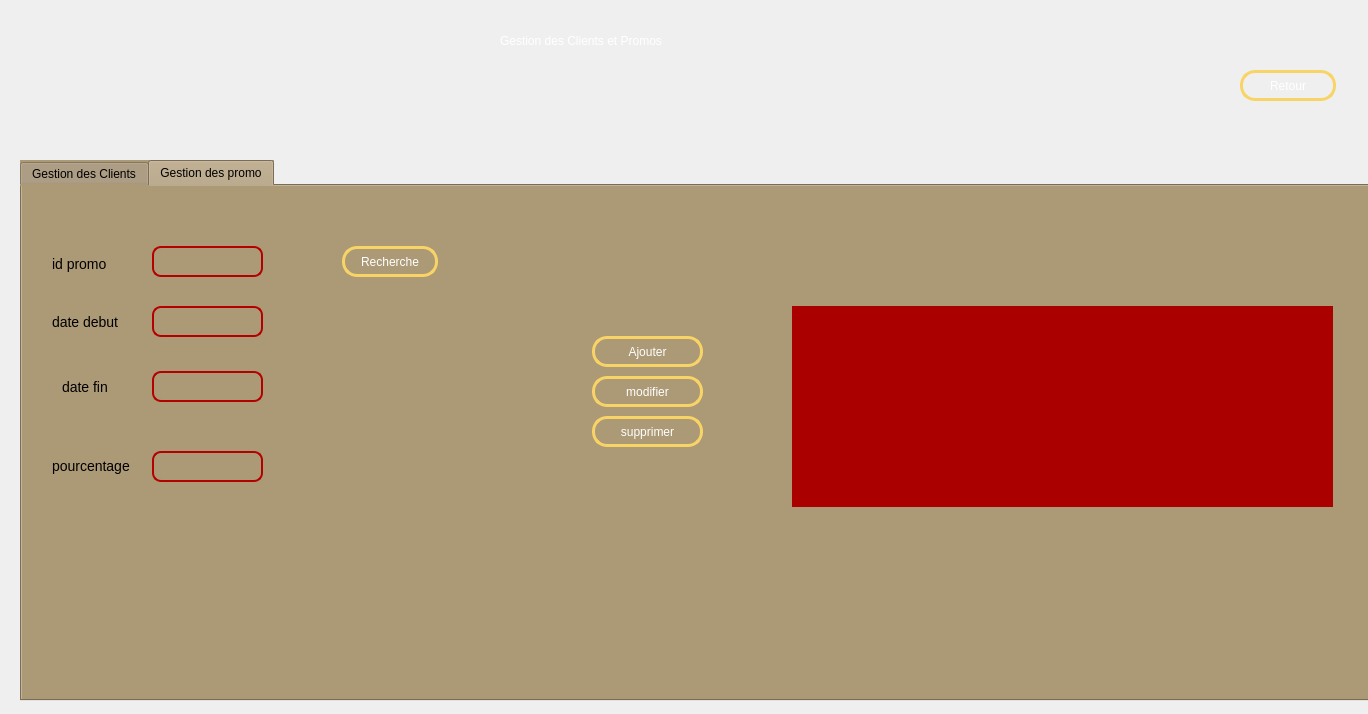
<?xml version="1.0" encoding="UTF-8"?>
<ui version="4.0">
 <class>mainwindowR</class>
 <widget class="QDialog" name="mainwindowR">
  <property name="geometry">
   <rect>
    <x>0</x>
    <y>0</y>
    <width>1368</width>
    <height>714</height>
   </rect>
  </property>
  <property name="windowTitle">
   <string>Dialog</string>
  </property>
  <widget class="QTabWidget" name="tabWidget_2">
   <property name="geometry">
    <rect>
     <x>20</x>
     <y>160</y>
     <width>1351</width>
     <height>541</height>
    </rect>
   </property>
   <property name="styleSheet">
    <string notr="true">*
{
background:#ac9976;
}</string>
   </property>
   <property name="currentIndex">
    <number>1</number>
   </property>
   <widget class="QWidget" name="tab_4">
    <attribute name="title">
     <string>Gestion des Clients</string>
    </attribute>
    <widget class="QTableView" name="tabclient">
     <property name="geometry">
      <rect>
       <x>730</x>
       <y>80</y>
       <width>581</width>
       <height>191</height>
      </rect>
     </property>
     <property name="styleSheet">
      <string notr="true">QWidget {
    background-color: #aa0000;
    color: #fffff8;
}
QTableView{border: 6px solid #aa0000; /*other code about padding background stc*/ ;}
QHeaderView::section {
    background-color: #aaaa7f;
    padding: 4px;
    border: 1px solid #fffff8;
    font-size: 8pt;
}

QTableWidget {
    gridline-color: #ff4842;
    font-size: 9pt;
}

QTableWidget QTableCornerButton::section {
    background-color: #ff4842;
    border: 1px solid #fffff8;
}</string>
     </property>
    </widget>
    <widget class="QPushButton" name="modifierclient">
     <property name="geometry">
      <rect>
       <x>560</x>
       <y>180</y>
       <width>101</width>
       <height>31</height>
      </rect>
     </property>
     <property name="styleSheet">
      <string notr="true"> QPushButton {
color: #ffffff;
border: 3px solid #f8d466;
font: 8pt &quot;MS Reference Sans Serif&quot;;
border-radius: 15px;
padding: 5px;
background: qradialgradient(cx: 0.3, cy: -0.4,
fx: 0.3, fy: -0.4,
radius: 3, stop: 0 #aa3118, stop: 1 #550000);
min-width: 80px;
}

QPushButton:hover {
background: qradialgradient(cx: 0.3, cy: -0.4,
fx: 0.3, fy: -0.4,
radius: 3, stop: 0 #aa3118, stop: 1 #552a2a);
}

 QPushButton:pressed {
background: qradialgradient(cx: 0.4, cy: -0.1,
fx: 0.4, fy: -0.1,
radius: 3, stop: 0 #aa3118, stop: 1 #554040);
}</string>
     </property>
     <property name="text">
      <string>Modifier</string>
     </property>
    </widget>
    <widget class="QPushButton" name="supprimerclient">
     <property name="geometry">
      <rect>
       <x>560</x>
       <y>220</y>
       <width>101</width>
       <height>31</height>
      </rect>
     </property>
     <property name="styleSheet">
      <string notr="true"> QPushButton {
color: #ffffff;
border: 3px solid #f8d466;
font: 8pt &quot;MS Reference Sans Serif&quot;;
border-radius: 15px;
padding: 5px;
background: qradialgradient(cx: 0.3, cy: -0.4,
fx: 0.3, fy: -0.4,
radius: 3, stop: 0 #aa3118, stop: 1 #550000);
min-width: 80px;
}

QPushButton:hover {
background: qradialgradient(cx: 0.3, cy: -0.4,
fx: 0.3, fy: -0.4,
radius: 3, stop: 0 #aa3118, stop: 1 #552a2a);
}

 QPushButton:pressed {
background: qradialgradient(cx: 0.4, cy: -0.1,
fx: 0.4, fy: -0.1,
radius: 3, stop: 0 #aa3118, stop: 1 #554040);
}</string>
     </property>
     <property name="text">
      <string>Supprimer</string>
     </property>
    </widget>
    <widget class="QPushButton" name="ajouterclient">
     <property name="geometry">
      <rect>
       <x>560</x>
       <y>140</y>
       <width>101</width>
       <height>31</height>
      </rect>
     </property>
     <property name="styleSheet">
      <string notr="true"> QPushButton {
color: #ffffff;
border: 3px solid #f8d466;
font: 8pt &quot;MS Reference Sans Serif&quot;;
border-radius: 15px;
padding: 5px;
background: qradialgradient(cx: 0.3, cy: -0.4,
fx: 0.3, fy: -0.4,
radius: 3, stop: 0 #aa3118, stop: 1 #550000);
min-width: 80px;
}

QPushButton:hover {
background: qradialgradient(cx: 0.3, cy: -0.4,
fx: 0.3, fy: -0.4,
radius: 3, stop: 0 #aa3118, stop: 1 #552a2a);
}

 QPushButton:pressed {
background: qradialgradient(cx: 0.4, cy: -0.1,
fx: 0.4, fy: -0.1,
radius: 3, stop: 0 #aa3118, stop: 1 #554040);
}</string>
     </property>
     <property name="text">
      <string>Ajouter</string>
     </property>
    </widget>
    <widget class="QPushButton" name="pb_tri">
     <property name="geometry">
      <rect>
       <x>740</x>
       <y>40</y>
       <width>96</width>
       <height>31</height>
      </rect>
     </property>
     <property name="styleSheet">
      <string notr="true"> QPushButton {
color: #ffffff;
border: 3px solid #f8d466;
font: 8pt &quot;MS Reference Sans Serif&quot;;
border-radius: 15px;
padding: 5px;
background: qradialgradient(cx: 0.3, cy: -0.4,
fx: 0.3, fy: -0.4,
radius: 3, stop: 0 #aa3118, stop: 1 #550000);
min-width: 80px;
}

QPushButton:hover {
background: qradialgradient(cx: 0.3, cy: -0.4,
fx: 0.3, fy: -0.4,
radius: 3, stop: 0 #aa3118, stop: 1 #552a2a);
}

 QPushButton:pressed {
background: qradialgradient(cx: 0.4, cy: -0.1,
fx: 0.4, fy: -0.1,
radius: 3, stop: 0 #aa3118, stop: 1 #554040);
}</string>
     </property>
     <property name="text">
      <string>Trier selon cin</string>
     </property>
    </widget>
    <widget class="QLabel" name="label">
     <property name="geometry">
      <rect>
       <x>36</x>
       <y>43</y>
       <width>51</width>
       <height>21</height>
      </rect>
     </property>
     <property name="styleSheet">
      <string notr="true">*
{
font:  4px &quot;Yu Gothic UI Semibold&quot;;
font-size:14px;

}</string>
     </property>
     <property name="text">
      <string>CIN</string>
     </property>
    </widget>
    <widget class="QLabel" name="label_2">
     <property name="geometry">
      <rect>
       <x>30</x>
       <y>90</y>
       <width>51</width>
       <height>20</height>
      </rect>
     </property>
     <property name="styleSheet">
      <string notr="true">*
{
font:  4px &quot;Yu Gothic UI Semibold&quot;;
font-size:14px;

}</string>
     </property>
     <property name="text">
      <string>Nom</string>
     </property>
    </widget>
    <widget class="QLabel" name="label_3">
     <property name="geometry">
      <rect>
       <x>30</x>
       <y>150</y>
       <width>47</width>
       <height>14</height>
      </rect>
     </property>
     <property name="styleSheet">
      <string notr="true">*
{
font:  4px &quot;Yu Gothic UI Semibold&quot;;
font-size:14px;

}</string>
     </property>
     <property name="text">
      <string>Prenom</string>
     </property>
    </widget>
    <widget class="QLabel" name="label_4">
     <property name="geometry">
      <rect>
       <x>10</x>
       <y>200</y>
       <width>121</width>
       <height>20</height>
      </rect>
     </property>
     <property name="styleSheet">
      <string notr="true">*
{
font:  4px &quot;Yu Gothic UI Semibold&quot;;
font-size:14px;

}</string>
     </property>
     <property name="text">
      <string>Date de naissance</string>
     </property>
    </widget>
    <widget class="QLabel" name="label_15">
     <property name="geometry">
      <rect>
       <x>40</x>
       <y>250</y>
       <width>47</width>
       <height>14</height>
      </rect>
     </property>
     <property name="styleSheet">
      <string notr="true">*
{
font:  4px &quot;Yu Gothic UI Semibold&quot;;
font-size:14px;

}</string>
     </property>
     <property name="text">
      <string>sexe</string>
     </property>
    </widget>
    <widget class="QLabel" name="label_16">
     <property name="geometry">
      <rect>
       <x>20</x>
       <y>290</y>
       <width>81</width>
       <height>16</height>
      </rect>
     </property>
     <property name="styleSheet">
      <string notr="true">*
{
font:  4px &quot;Yu Gothic UI Semibold&quot;;
font-size:14px;

}</string>
     </property>
     <property name="text">
      <string>Situation familial</string>
     </property>
    </widget>
    <widget class="QLineEdit" name="lineEditCIN">
     <property name="geometry">
      <rect>
       <x>140</x>
       <y>40</y>
       <width>111</width>
       <height>31</height>
      </rect>
     </property>
     <property name="styleSheet">
      <string notr="true">QLineEdit
{
border-radius:9px;
border: 2px solid #b50000;
background: qradialgradient(cx: 0.3, cy: -0.4,
fx: 0.0, fy: -0.0,
radius: 1.89, stop: 0 #ffffff, stop: 1 #999);
}
</string>
     </property>
    </widget>
    <widget class="QLineEdit" name="lineEdit_2">
     <property name="geometry">
      <rect>
       <x>140</x>
       <y>90</y>
       <width>111</width>
       <height>31</height>
      </rect>
     </property>
     <property name="styleSheet">
      <string notr="true">QLineEdit
{
border-radius:9px;
border: 2px solid #b50000;
background: qradialgradient(cx: 0.3, cy: -0.4,
fx: 0.0, fy: -0.0,
radius: 1.89, stop: 0 #ffffff, stop: 1 #999);
}
</string>
     </property>
    </widget>
    <widget class="QLineEdit" name="lineEdit_3">
     <property name="geometry">
      <rect>
       <x>140</x>
       <y>140</y>
       <width>111</width>
       <height>31</height>
      </rect>
     </property>
     <property name="styleSheet">
      <string notr="true">QLineEdit
{
border-radius:9px;
border: 2px solid #b50000;
background: qradialgradient(cx: 0.3, cy: -0.4,
fx: 0.0, fy: -0.0,
radius: 1.89, stop: 0 #ffffff, stop: 1 #999);
}
</string>
     </property>
    </widget>
    <widget class="QLineEdit" name="lineEdit_5">
     <property name="geometry">
      <rect>
       <x>140</x>
       <y>290</y>
       <width>111</width>
       <height>31</height>
      </rect>
     </property>
     <property name="styleSheet">
      <string notr="true">QLineEdit
{
border-radius:9px;
border: 2px solid #b50000;
background: qradialgradient(cx: 0.3, cy: -0.4,
fx: 0.0, fy: -0.0,
radius: 1.89, stop: 0 #ffffff, stop: 1 #999);
}
</string>
     </property>
    </widget>
    <widget class="QComboBox" name="comboBox">
     <property name="geometry">
      <rect>
       <x>140</x>
       <y>240</y>
       <width>111</width>
       <height>31</height>
      </rect>
     </property>
     <property name="styleSheet">
      <string notr="true">QComboBox {
	border: 3px solid #aa0000;
	border-radius: 5px;
	background:qradialgradient(cx: 0.3, cy: -0.4,
fx: 0.0, fy: -0.0,
radius: 1.89, stop: 0 #ffffff, stop: 1 #999);
	padding: 1px 23px 1px 3px;
	min-width: 6em;
	color: #000000 bold;
}
QComboBox::drop-down {
	subcontrol-origin: padding;
	subcontrol-position: top right;
	width: 20px;
 
	border-top-right-radius: 3px;
	border-bottom-right-radius: 3px;
}
QComboBox::down-arrow {
    	color: #aa0000;
}
 
QComboBox QAbstractView{
	background-color: #aa0000;
	color: #aa0000;
 
	selection-background-color: #999999;
	selection-color: #4f4f4f;
}

</string>
     </property>
     <item>
      <property name="text">
       <string>Homme</string>
      </property>
     </item>
     <item>
      <property name="text">
       <string>Femme</string>
      </property>
     </item>
    </widget>
    <widget class="QLineEdit" name="lineEdit_6">
     <property name="geometry">
      <rect>
       <x>140</x>
       <y>340</y>
       <width>111</width>
       <height>31</height>
      </rect>
     </property>
     <property name="styleSheet">
      <string notr="true">QLineEdit
{
border-radius:9px;
border: 2px solid #b50000;
background: qradialgradient(cx: 0.3, cy: -0.4,
fx: 0.0, fy: -0.0,
radius: 1.89, stop: 0 #ffffff, stop: 1 #999);
}
</string>
     </property>
    </widget>
    <widget class="QLineEdit" name="lineEdit_7">
     <property name="geometry">
      <rect>
       <x>140</x>
       <y>390</y>
       <width>111</width>
       <height>31</height>
      </rect>
     </property>
     <property name="styleSheet">
      <string notr="true">QLineEdit
{
border-radius:9px;
border: 2px solid #b50000;
background: qradialgradient(cx: 0.3, cy: -0.4,
fx: 0.0, fy: -0.0,
radius: 1.89, stop: 0 #ffffff, stop: 1 #999);
}
</string>
     </property>
    </widget>
    <widget class="QLineEdit" name="lineEdit_4">
     <property name="geometry">
      <rect>
       <x>140</x>
       <y>190</y>
       <width>111</width>
       <height>31</height>
      </rect>
     </property>
     <property name="styleSheet">
      <string notr="true">QLineEdit
{
border-radius:9px;
border: 2px solid #b50000;
background: qradialgradient(cx: 0.3, cy: -0.4,
fx: 0.0, fy: -0.0,
radius: 1.89, stop: 0 #ffffff, stop: 1 #999);
}
</string>
     </property>
    </widget>
    <widget class="QLabel" name="label_17">
     <property name="geometry">
      <rect>
       <x>30</x>
       <y>340</y>
       <width>81</width>
       <height>16</height>
      </rect>
     </property>
     <property name="styleSheet">
      <string notr="true">*
{
font:  4px &quot;Yu Gothic UI Semibold&quot;;
font-size:14px;

}</string>
     </property>
     <property name="text">
      <string>id promo</string>
     </property>
    </widget>
    <widget class="QLabel" name="label_18">
     <property name="geometry">
      <rect>
       <x>20</x>
       <y>390</y>
       <width>101</width>
       <height>16</height>
      </rect>
     </property>
     <property name="styleSheet">
      <string notr="true">*
{
font:  4px &quot;Yu Gothic UI Semibold&quot;;
font-size:14px;

}</string>
     </property>
     <property name="text">
      <string>id reservation</string>
     </property>
    </widget>
    <widget class="QPushButton" name="pdf">
     <property name="geometry">
      <rect>
       <x>980</x>
       <y>280</y>
       <width>101</width>
       <height>31</height>
      </rect>
     </property>
     <property name="styleSheet">
      <string notr="true"> QPushButton {
color: #ffffff;
border: 3px solid #f8d466;
font: 8pt &quot;MS Reference Sans Serif&quot;;
border-radius: 15px;
padding: 5px;
background: qradialgradient(cx: 0.3, cy: -0.4,
fx: 0.3, fy: -0.4,
radius: 3, stop: 0 #aa3118, stop: 1 #550000);
min-width: 80px;
}

QPushButton:hover {
background: qradialgradient(cx: 0.3, cy: -0.4,
fx: 0.3, fy: -0.4,
radius: 3, stop: 0 #aa3118, stop: 1 #552a2a);
}

 QPushButton:pressed {
background: qradialgradient(cx: 0.4, cy: -0.1,
fx: 0.4, fy: -0.1,
radius: 3, stop: 0 #aa3118, stop: 1 #554040);
}</string>
     </property>
     <property name="text">
      <string>pdf/imprimer</string>
     </property>
    </widget>
    <widget class="QPushButton" name="photo">
     <property name="geometry">
      <rect>
       <x>570</x>
       <y>420</y>
       <width>111</width>
       <height>31</height>
      </rect>
     </property>
     <property name="styleSheet">
      <string notr="true"> QPushButton {
color: #ffffff;
border: 3px solid #f8d466;
font: 8pt &quot;MS Reference Sans Serif&quot;;
border-radius: 15px;
padding: 5px;
background: qradialgradient(cx: 0.3, cy: -0.4,
fx: 0.3, fy: -0.4,
radius: 3, stop: 0 #aa3118, stop: 1 #550000);
min-width: 80px;
}

QPushButton:hover {
background: qradialgradient(cx: 0.3, cy: -0.4,
fx: 0.3, fy: -0.4,
radius: 3, stop: 0 #aa3118, stop: 1 #552a2a);
}

 QPushButton:pressed {
background: qradialgradient(cx: 0.4, cy: -0.1,
fx: 0.4, fy: -0.1,
radius: 3, stop: 0 #aa3118, stop: 1 #554040);
}</string>
     </property>
     <property name="text">
      <string>ajouter photo</string>
     </property>
    </widget>
    <widget class="QLabel" name="label_9">
     <property name="geometry">
      <rect>
       <x>320</x>
       <y>370</y>
       <width>231</width>
       <height>141</height>
      </rect>
     </property>
     <property name="styleSheet">
      <string notr="true">*
{
border: 3px solid #000000;
}</string>
     </property>
     <property name="text">
      <string/>
     </property>
    </widget>
   </widget>
   <widget class="QWidget" name="tabpromo1">
    <attribute name="title">
     <string>Gestion des promo</string>
    </attribute>
    <widget class="QLineEdit" name="lineEditCIN_2">
     <property name="geometry">
      <rect>
       <x>130</x>
       <y>60</y>
       <width>111</width>
       <height>31</height>
      </rect>
     </property>
     <property name="styleSheet">
      <string notr="true">QLineEdit
{
border-radius:9px;
border: 2px solid #b50000;
background: qradialgradient(cx: 0.3, cy: -0.4,
fx: 0.0, fy: -0.0,
radius: 1.89, stop: 0 #ffffff, stop: 1 #999);
}
</string>
     </property>
    </widget>
    <widget class="QLabel" name="label_5">
     <property name="geometry">
      <rect>
       <x>30</x>
       <y>70</y>
       <width>91</width>
       <height>16</height>
      </rect>
     </property>
     <property name="styleSheet">
      <string notr="true">*
{
font:  4px &quot;Yu Gothic UI Semibold&quot;;
font-size:14px;

}</string>
     </property>
     <property name="text">
      <string>id promo</string>
     </property>
    </widget>
    <widget class="QLabel" name="label_6">
     <property name="geometry">
      <rect>
       <x>30</x>
       <y>120</y>
       <width>81</width>
       <height>31</height>
      </rect>
     </property>
     <property name="styleSheet">
      <string notr="true">*
{
font:  4px &quot;Yu Gothic UI Semibold&quot;;
font-size:14px;

}</string>
     </property>
     <property name="text">
      <string>date debut</string>
     </property>
    </widget>
    <widget class="QLineEdit" name="lineEditCIN_3">
     <property name="geometry">
      <rect>
       <x>130</x>
       <y>120</y>
       <width>111</width>
       <height>31</height>
      </rect>
     </property>
     <property name="styleSheet">
      <string notr="true">QLineEdit
{
border-radius:9px;
border: 2px solid #b50000;
background: qradialgradient(cx: 0.3, cy: -0.4,
fx: 0.0, fy: -0.0,
radius: 1.89, stop: 0 #ffffff, stop: 1 #999);
}
</string>
     </property>
    </widget>
    <widget class="QLabel" name="label_7">
     <property name="geometry">
      <rect>
       <x>40</x>
       <y>190</y>
       <width>61</width>
       <height>21</height>
      </rect>
     </property>
     <property name="styleSheet">
      <string notr="true">*
{
font:  4px &quot;Yu Gothic UI Semibold&quot;;
font-size:14px;

}</string>
     </property>
     <property name="text">
      <string>date fin</string>
     </property>
    </widget>
    <widget class="QLineEdit" name="lineEditCIN_4">
     <property name="geometry">
      <rect>
       <x>130</x>
       <y>185</y>
       <width>111</width>
       <height>31</height>
      </rect>
     </property>
     <property name="styleSheet">
      <string notr="true">QLineEdit
{
border-radius:9px;
border: 2px solid #b50000;
background: qradialgradient(cx: 0.3, cy: -0.4,
fx: 0.0, fy: -0.0,
radius: 1.89, stop: 0 #ffffff, stop: 1 #999);
}
</string>
     </property>
    </widget>
    <widget class="QLabel" name="label_8">
     <property name="geometry">
      <rect>
       <x>30</x>
       <y>270</y>
       <width>91</width>
       <height>20</height>
      </rect>
     </property>
     <property name="styleSheet">
      <string notr="true">*
{
font:  4px &quot;Yu Gothic UI Semibold&quot;;
font-size:14px;

}</string>
     </property>
     <property name="text">
      <string>pourcentage</string>
     </property>
    </widget>
    <widget class="QLineEdit" name="lineEditCIN_5">
     <property name="geometry">
      <rect>
       <x>130</x>
       <y>265</y>
       <width>111</width>
       <height>31</height>
      </rect>
     </property>
     <property name="styleSheet">
      <string notr="true">QLineEdit
{
border-radius:9px;
border: 2px solid #b50000;
background: qradialgradient(cx: 0.3, cy: -0.4,
fx: 0.0, fy: -0.0,
radius: 1.89, stop: 0 #ffffff, stop: 1 #999);
}
</string>
     </property>
    </widget>
    <widget class="QPushButton" name="pushButton">
     <property name="geometry">
      <rect>
       <x>570</x>
       <y>230</y>
       <width>111</width>
       <height>31</height>
      </rect>
     </property>
     <property name="styleSheet">
      <string notr="true"> QPushButton {
color: #ffffff;
border: 3px solid #f8d466;
font: 8pt &quot;MS Reference Sans Serif&quot;;
border-radius: 15px;
padding: 5px;
background: qradialgradient(cx: 0.3, cy: -0.4,
fx: 0.3, fy: -0.4,
radius: 3, stop: 0 #aa3118, stop: 1 #550000);
min-width: 80px;
}

QPushButton:hover {
background: qradialgradient(cx: 0.3, cy: -0.4,
fx: 0.3, fy: -0.4,
radius: 3, stop: 0 #aa3118, stop: 1 #552a2a);
}

 QPushButton:pressed {
background: qradialgradient(cx: 0.4, cy: -0.1,
fx: 0.4, fy: -0.1,
radius: 3, stop: 0 #aa3118, stop: 1 #554040);
}</string>
     </property>
     <property name="text">
      <string>supprimer</string>
     </property>
    </widget>
    <widget class="QPushButton" name="pushButton_2">
     <property name="geometry">
      <rect>
       <x>570</x>
       <y>190</y>
       <width>111</width>
       <height>31</height>
      </rect>
     </property>
     <property name="styleSheet">
      <string notr="true"> QPushButton {
color: #ffffff;
border: 3px solid #f8d466;
font: 8pt &quot;MS Reference Sans Serif&quot;;
border-radius: 15px;
padding: 5px;
background: qradialgradient(cx: 0.3, cy: -0.4,
fx: 0.3, fy: -0.4,
radius: 3, stop: 0 #aa3118, stop: 1 #550000);
min-width: 80px;
}

QPushButton:hover {
background: qradialgradient(cx: 0.3, cy: -0.4,
fx: 0.3, fy: -0.4,
radius: 3, stop: 0 #aa3118, stop: 1 #552a2a);
}

 QPushButton:pressed {
background: qradialgradient(cx: 0.4, cy: -0.1,
fx: 0.4, fy: -0.1,
radius: 3, stop: 0 #aa3118, stop: 1 #554040);
}</string>
     </property>
     <property name="text">
      <string>modifier</string>
     </property>
    </widget>
    <widget class="QPushButton" name="ajouterpromo">
     <property name="geometry">
      <rect>
       <x>570</x>
       <y>150</y>
       <width>111</width>
       <height>31</height>
      </rect>
     </property>
     <property name="styleSheet">
      <string notr="true"> QPushButton {
color: #ffffff;
border: 3px solid #f8d466;
font: 8pt &quot;MS Reference Sans Serif&quot;;
border-radius: 15px;
padding: 5px;
background: qradialgradient(cx: 0.3, cy: -0.4,
fx: 0.3, fy: -0.4,
radius: 3, stop: 0 #aa3118, stop: 1 #550000);
min-width: 80px;
}

QPushButton:hover {
background: qradialgradient(cx: 0.3, cy: -0.4,
fx: 0.3, fy: -0.4,
radius: 3, stop: 0 #aa3118, stop: 1 #552a2a);
}

 QPushButton:pressed {
background: qradialgradient(cx: 0.4, cy: -0.1,
fx: 0.4, fy: -0.1,
radius: 3, stop: 0 #aa3118, stop: 1 #554040);
}</string>
     </property>
     <property name="text">
      <string>Ajouter</string>
     </property>
    </widget>
    <widget class="QTableView" name="tabpromo">
     <property name="geometry">
      <rect>
       <x>770</x>
       <y>120</y>
       <width>541</width>
       <height>201</height>
      </rect>
     </property>
     <property name="styleSheet">
      <string notr="true">QWidget {
    background-color: #aa0000;
    color: #fffff8;
}
QTableView{border: 6px solid #aa0000; /*other code about padding background stc*/ ;}
QHeaderView::section {
    background-color: #aaaa7f;
    padding: 4px;
    border: 1px solid #fffff8;
    font-size: 8pt;
}

QTableWidget {
    gridline-color: #ff4842;
    font-size: 9pt;
}

QTableWidget QTableCornerButton::section {
    background-color: #ff4842;
    border: 1px solid #fffff8;
}</string>
     </property>
    </widget>
    <widget class="QPushButton" name="recherchepromo">
     <property name="geometry">
      <rect>
       <x>320</x>
       <y>60</y>
       <width>96</width>
       <height>31</height>
      </rect>
     </property>
     <property name="styleSheet">
      <string notr="true"> QPushButton {
color: #ffffff;
border: 3px solid #f8d466;
font: 8pt &quot;MS Reference Sans Serif&quot;;
border-radius: 15px;
padding: 5px;
background: qradialgradient(cx: 0.3, cy: -0.4,
fx: 0.3, fy: -0.4,
radius: 3, stop: 0 #aa3118, stop: 1 #550000);
min-width: 80px;
}

QPushButton:hover {
background: qradialgradient(cx: 0.3, cy: -0.4,
fx: 0.3, fy: -0.4,
radius: 3, stop: 0 #aa3118, stop: 1 #552a2a);
}

 QPushButton:pressed {
background: qradialgradient(cx: 0.4, cy: -0.1,
fx: 0.4, fy: -0.1,
radius: 3, stop: 0 #aa3118, stop: 1 #554040);
}</string>
     </property>
     <property name="text">
      <string>Recherche</string>
     </property>
    </widget>
    <widget class="QLabel" name="label_12">
     <property name="geometry">
      <rect>
       <x>0</x>
       <y>480</y>
       <width>1401</width>
       <height>101</height>
      </rect>
     </property>
     <property name="text">
      <string>TextLabel</string>
     </property>
    </widget>
   </widget>
  </widget>
  <widget class="QLabel" name="label_10">
   <property name="geometry">
    <rect>
     <x>0</x>
     <y>0</y>
     <width>851</width>
     <height>501</height>
    </rect>
   </property>
   <property name="styleSheet">
    <string notr="true">border-image: url(C:/Users/hp/Desktop/to work on/New backup 4 +interface/MALEK/malek/afficher5.png);
</string>
   </property>
   <property name="text">
    <string/>
   </property>
  </widget>
  <widget class="QLabel" name="label_11">
   <property name="geometry">
    <rect>
     <x>720</x>
     <y>0</y>
     <width>691</width>
     <height>501</height>
    </rect>
   </property>
   <property name="styleSheet">
    <string notr="true">border-image: url(C:/Users/hp/Desktop/to work on/New backup 4 +interface/MALEK/malek/afficher5.png);
</string>
   </property>
   <property name="text">
    <string/>
   </property>
  </widget>
  <widget class="QLabel" name="label_13">
   <property name="geometry">
    <rect>
     <x>-4</x>
     <y>392</y>
     <width>1571</width>
     <height>331</height>
    </rect>
   </property>
   <property name="styleSheet">
    <string notr="true">border-image: url(C:/Users/hp/Desktop/to work on/New backup 4 +interface/MALEK/malek/afficher5.png);
</string>
   </property>
   <property name="text">
    <string/>
   </property>
  </widget>
  <widget class="QPushButton" name="pushButton_3">
   <property name="geometry">
    <rect>
     <x>1240</x>
     <y>70</y>
     <width>96</width>
     <height>31</height>
    </rect>
   </property>
   <property name="styleSheet">
    <string notr="true"> QPushButton {
color: #ffffff;
border: 3px solid #f8d466;
font: 8pt &quot;MS Reference Sans Serif&quot;;
border-radius: 15px;
padding: 5px;
background: qradialgradient(cx: 0.3, cy: -0.4,
fx: 0.3, fy: -0.4,
radius: 3, stop: 0 #aa3118, stop: 1 #550000);
min-width: 80px;
}

QPushButton:hover {
background: qradialgradient(cx: 0.3, cy: -0.4,
fx: 0.3, fy: -0.4,
radius: 3, stop: 0 #aa3118, stop: 1 #552a2a);
}

 QPushButton:pressed {
background: qradialgradient(cx: 0.4, cy: -0.1,
fx: 0.4, fy: -0.1,
radius: 3, stop: 0 #aa3118, stop: 1 #554040);
}</string>
   </property>
   <property name="text">
    <string>Retour</string>
   </property>
  </widget>
  <widget class="QLabel" name="label_14">
   <property name="geometry">
    <rect>
     <x>500</x>
     <y>25</y>
     <width>441</width>
     <height>31</height>
    </rect>
   </property>
   <property name="styleSheet">
    <string notr="true">*
{

font: 20pt &quot;Yu Gothic UI Semibold&quot;;
color:white;
}</string>
   </property>
   <property name="text">
    <string>Gestion des Clients et Promos</string>
   </property>
  </widget>
  <zorder>label_13</zorder>
  <zorder>label_11</zorder>
  <zorder>label_10</zorder>
  <zorder>tabWidget_2</zorder>
  <zorder>pushButton_3</zorder>
  <zorder>label_14</zorder>
 </widget>
 <resources/>
 <connections/>
</ui>
